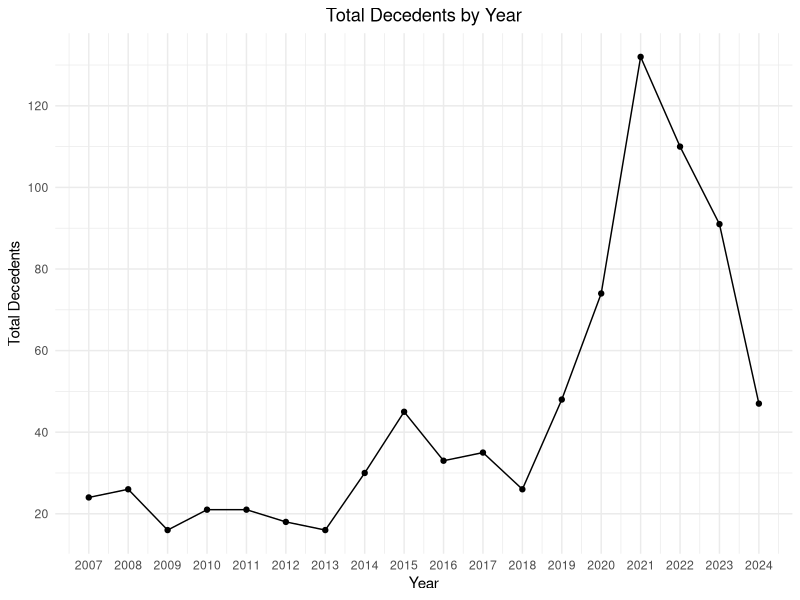
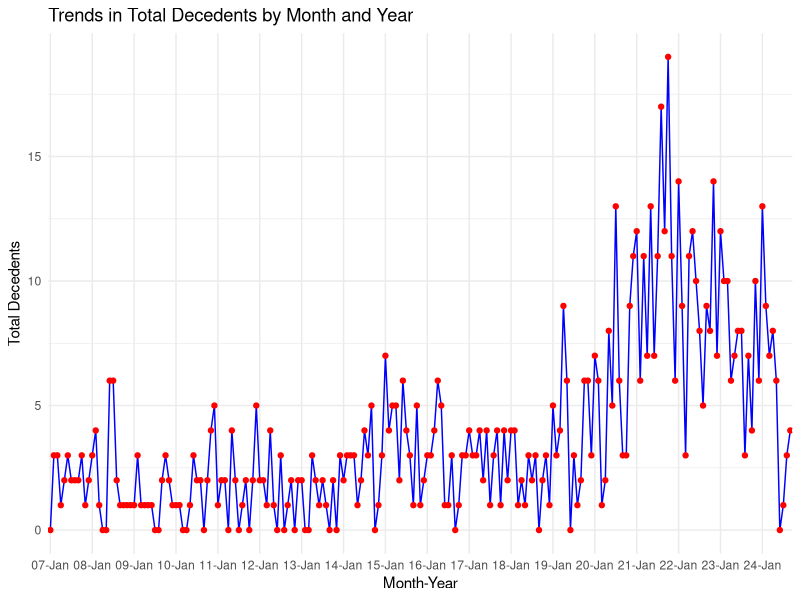
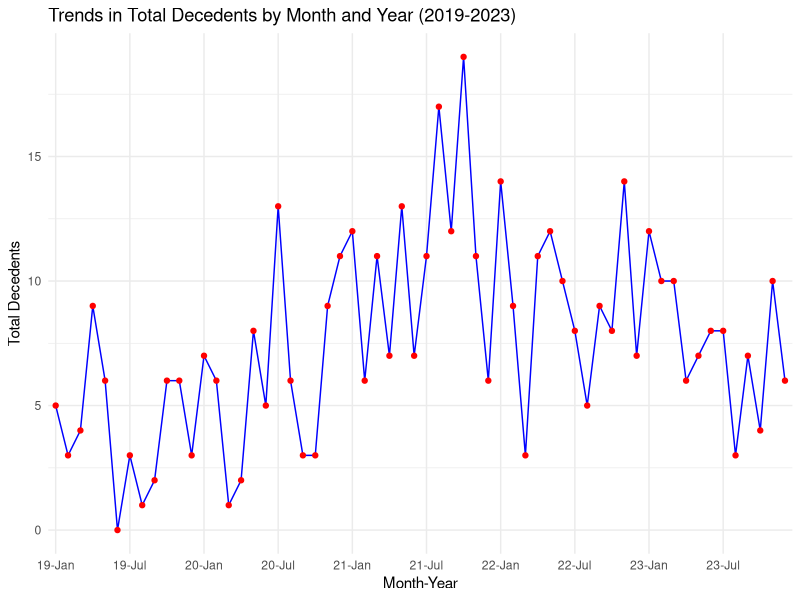
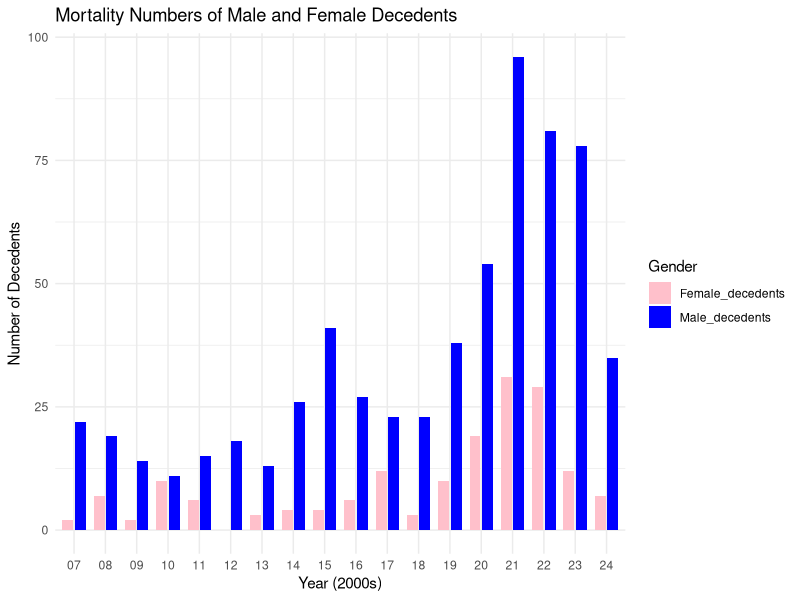
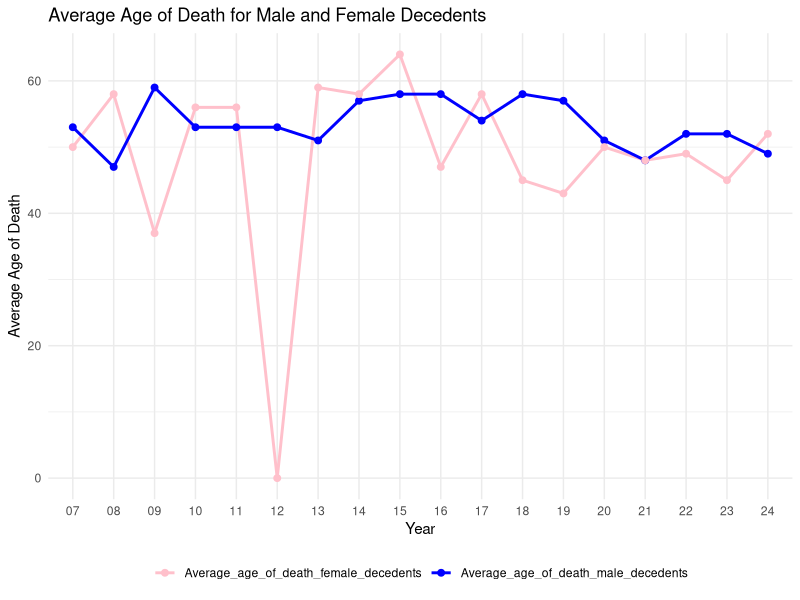

Here is the R script that generated these plots, in order:
## ---- chunk 1
#| include: false
#| warning: false
#| message: false

library(tidyverse)
library(ggplot2)
library(dplyr)

Death_data <- read_csv(here::here("data/analysis_data/Num_death_analysis_data.csv"))
AvgAge_data <- read_csv(here::here("data/analysis_data/AvgAge_death_analysis_data.csv"))


## ---- chunk 2
#| label: Tab-Table1
#| fig-cap: Yearly Mortality rate from 2007-2024
#| echo: false

library(knitr)
library(dplyr)

# Remove the 'id' column
AvgAge_data_no_id <- AvgAge_data %>%
  select(-id)

# Display the table without the 'id' column
kable(AvgAge_data_no_id, 
      caption = "Trends in Mortality Rates Among Shelter Residents (2007-2024)",
      col.names = c("Year", "Total Decedents", 
                    "Avg Age of Death (All)", "Male Decedents", 
                    "Avg Age of Death (Male)", "Female Decedents", 
                    "Avg Age of Death (Female)", "Trans/NB/2S Decedents", 
                    "Avg Age of Death (Trans/NB/2S)"))
## ---- chunk 3
#| label: fig-TotalNumberofDeathByYear 
#| fig-cap: Yearly Mortality rate from 2007-2024
#| echo: false

AvgAge_data |> 
  ggplot(aes(x = year, y = total_decedents)) +
  geom_point() +
  geom_line() +
  labs(title = "Total Decedents by Year", x = "Year", y = "Total Decedents") +
  theme_minimal() +
  theme(plot.title = element_text(hjust = 0.5)) + 
  scale_x_continuous(breaks = unique(AvgAge_data$year)) +
  scale_y_continuous(breaks = seq(0, max(AvgAge_data$total_decedents), by = 20))

## ---- chunk 4
#| label: fig-TotalDecedentsbyMonth
#| fig-cap: Yearly Mortality rate from 2007-2024
#| echo: false

# Combine Year and Month into a single column with last two digits of the year
Death_data$YearMonth <- paste(substr(Death_data$year, 3, 4), Death_data$month, sep = "-")

# Convert YearMonth to a factor with ordered levels
Death_data$YearMonth <- factor(Death_data$YearMonth, levels = unique(Death_data$YearMonth))

# Plot the graph
Death_data |>
  ggplot(aes(x = YearMonth, y = total_decedents, group=1)) +
  geom_line(color="blue") +
  geom_point(color="red") +
  scale_x_discrete(breaks = Death_data$YearMonth[seq(1, nrow(Death_data), by = 12)]) + # Show only every 12th month (i.e., January each year)
  theme(axis.text.x = element_text(angle = 90, vjust = 0.5, hjust = 1, size = 8)) + # Display x-axis labels vertically
  labs(title="Trends in Total Decedents by Month and Year", 
       x="Month-Year", 
       y="Total Decedents") +
  theme_minimal()
## ---- chunk 5
#| label: fig-TotalDecedentbyMonthcovid
#| fig-cap: Yearly Mortality rate from 2019-2023
#| echo: false

# Filter the data for years 2019 to 2022
Death_data_filtered <- Death_data %>%
  filter(year >= 2019 & year <= 2023)

# Combine Year and Month into a single column with last two digits of the year
Death_data_filtered$YearMonth <- paste(substr(Death_data_filtered$year, 3, 4), Death_data_filtered$month, sep = "-")

# Convert YearMonth to a factor with ordered levels
Death_data_filtered$YearMonth <- factor(Death_data_filtered$YearMonth, levels = unique(Death_data_filtered$YearMonth))

# Plot the graph for filtered data
Death_data_filtered |>
  ggplot(aes(x = YearMonth, y = total_decedents, group = 1)) +
  geom_line(color = "blue") +
  geom_point(color = "red") +
  scale_x_discrete(breaks = Death_data_filtered$YearMonth[seq(1, nrow(Death_data_filtered), by = 6)]) + # Show every 6th month
  theme(axis.text.x = element_text(angle = 90, vjust = 0.5, hjust = 1, size = 8)) + # Display x-axis labels vertically
  labs(title = "Trends in Total Decedents by Month and Year (2019-2023)",
       x = "Month-Year",
       y = "Total Decedents") +
  theme_minimal()
## ---- chunk 6
#| label: fig-T 
#| fig-cap: Total Decedents Female VS Male
#| echo: false
#| warning: false
#| message: false

library(ggplot2)
library(tidyr)
library(dplyr)

# Reshape the data for plotting
plot_data <- AvgAge_data %>%
  select(year, Male_decedents, Female_decedents) %>%
  pivot_longer(cols = c(Male_decedents, Female_decedents),
               names_to = "Gender",
               values_to = "Mortality")

# Create a new variable for the last two digits of the year with leading zero
plot_data <- plot_data %>%
  mutate(year_short = sprintf("%02d", year %% 100))

# Create the bar graph with adjusted year labels
ggplot(plot_data, aes(x = year_short, y = Mortality, fill = Gender)) +
  geom_bar(stat = "identity", position = position_dodge(width = 0.8), width = 0.7) +
  labs(title = "Mortality Numbers of Male and Female Decedents",
       x = "Year (2000s)",
       y = "Number of Decedents") +
  scale_fill_manual(values = c("Male_decedents" = "blue", "Female_decedents" = "pink")) +
  theme_minimal()

## ---- chunk 7
#| label: fig-AvgAgeofDecedentsFemaleVSMale 
#| fig-cap: Total Decedents Female VS Male
#| echo: false
#| warning: false
#| message: false

# Reshape the data for plotting average age of death
avg_age_data <- AvgAge_data %>%
  select(year, Average_age_of_death_male_decedents, Average_age_of_death_female_decedents) %>%
  pivot_longer(cols = c(Average_age_of_death_male_decedents, Average_age_of_death_female_decedents),
               names_to = "Gender",
               values_to = "Average_Age") %>%
  mutate(year_short = sprintf("%02d", year %% 100)) 

# Create the line graph for average age of death
ggplot(avg_age_data, aes(x = year_short, y = Average_Age, color = Gender, group = Gender)) +
  geom_line(size = 1) +   
  geom_point(size = 2) +    
  labs(title = "Average Age of Death for Male and Female Decedents",
       x = "Year",
       y = "Average Age of Death") +
  scale_color_manual(values = c("Average_age_of_death_male_decedents" = "blue", 
                                 "Average_age_of_death_female_decedents" = "pink")) +
  theme_minimal() +
  theme(legend.title = element_blank(),
        legend.position = "bottom") 

